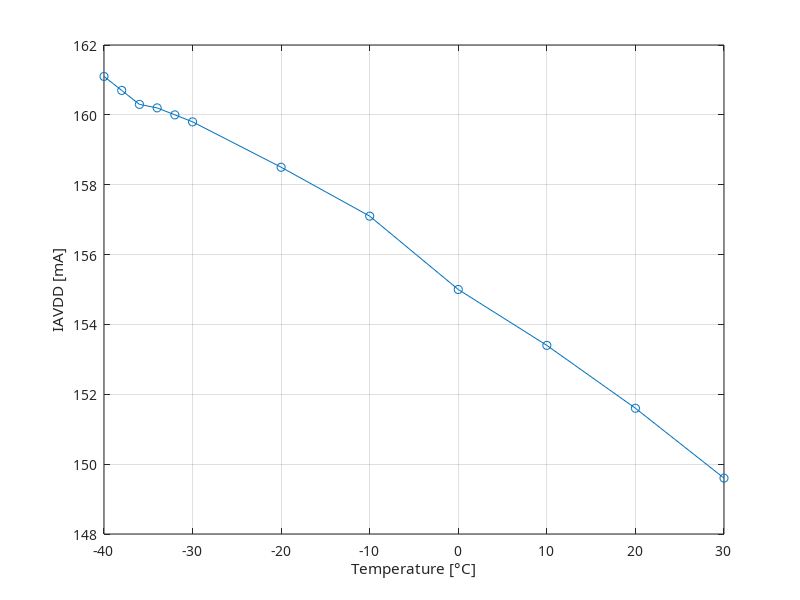
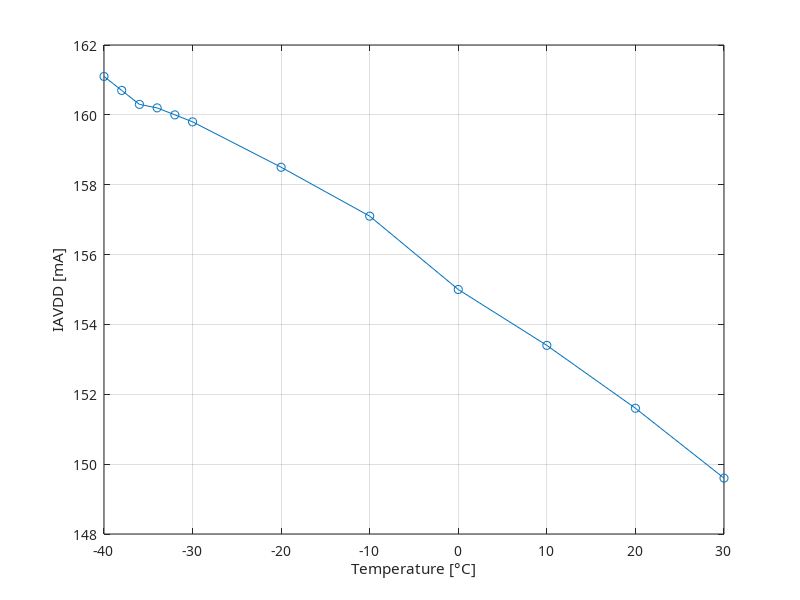
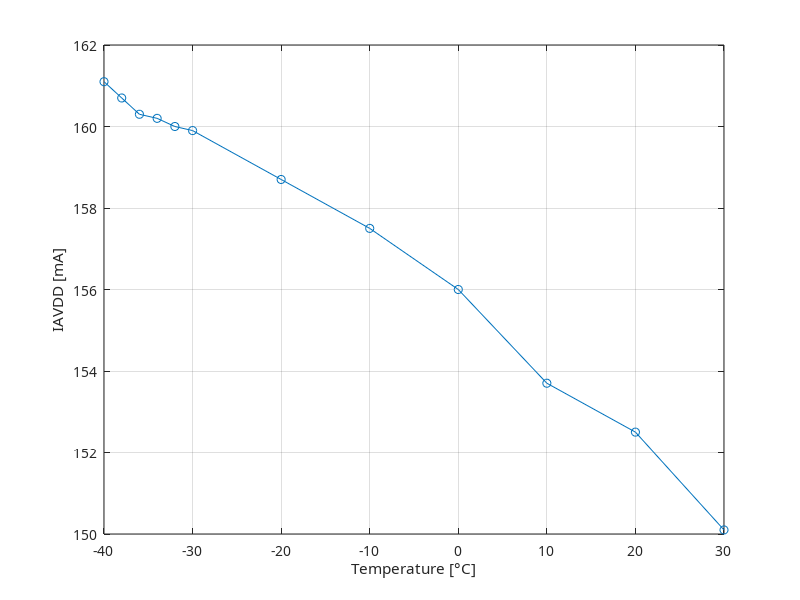
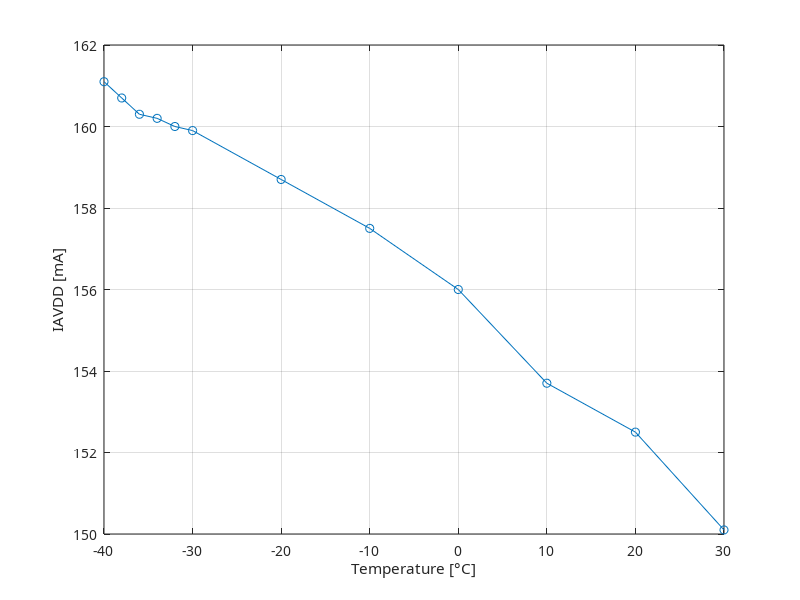

Source code (MATLAB) for these figures, in order:
%% IAVDD [mA] vs Temperature (CSAVREFGM: auto) (HRRR = 0011)

clear, clc;
f = figure('visible','off');

IAVDD_auto_0011 = flip([149.6 151.6 153.4 155.0 157.1 158.5 159.8 160.0 160.2 160.3 160.7 161.1]);
X_temp = [-40 -38 -36 -34 -32 -30 -20 -10 0 10 20 30]

plot(X_temp, IAVDD_auto_0011, '-o')
%title("IAVDD vs Temperature [CSAVrefGM: auto, HRRR = (0011)_2]");
xlabel('Temperature [°C]');
ylabel('IAVDD [mA]');
set(gcf, 'Color', 'w');
set(gca,'fontname','Computer Modern') 
grid on

savefig('fig/IAVDD_temp_CSAVREFGM_auto_HRRR_0011.fig')
exportgraphics(gcf,'pdf/IAVDD_temp_CSAVREFGM_auto_HRRR_0011.pdf','ContentType','vector');


%% IAVDD [mA] vs Temperature (CSAVREFGM: auto) (HRRR = 0111)

f = figure('visible','off');

IAVDD_auto_0111 = flip([150.1 152.5 153.7 156.0 157.5 158.7 159.9 160.0 160.2 160.3 160.7 161.1]);
X_temp = [-40 -38 -36 -34 -32 -30 -20 -10 0 10 20 30]

plot(X_temp, IAVDD_auto_0111, '-o')
%title("IAVDD vs Temperature [CSAVrefGM: auto, HRRR = (0111)_2]");
xlabel('Temperature [°C]');
ylabel('IAVDD [mA]');
set(gcf, 'Color', 'w');
set(gca,'fontname','Computer Modern') 
grid on

savefig('fig/IAVDD_temp_CSAVREFGM_auto_HRRR_0111.fig')
exportgraphics(gcf,'pdf/IAVDD_temp_CSAVREFGM_auto_HRRR_0111.pdf','ContentType','vector');


%% IAVDD [mA] vs Temperature (CSAVREFGM: 530mV)

f = figure('visible','off');

IAVDD_530mV = flip([150.7 152.3 153.8 155.3 156.7 158.0 159.3 160.0 160.3 160.5 160.2 160.6]);

plot(X_temp, IAVDD_530mV, '-o')
%title("IAVDD vs Temperature (CSAVrefGM: 530mV)");
xlabel('Temperature [°C]');
ylabel('IAVDD [mA]');
set(gcf, 'Color', 'w');
set(gca,'fontname','Computer Modern') 
grid on

savefig('fig/IAVDD_temp_CSAVREFGM_530mV.fig')
exportgraphics(gcf,'pdf/IAVDD_temp_CSAVREFGM_530mV.pdf','ContentType','vector');


%% IAVDD [mA] vs Temperature (CSAVREFGM: auto [HRRR = 0011, HRRR = 0111] vs 530mV)

f = figure('visible','off');

plot(X_temp, IAVDD_auto_0011, '-o', X_temp, IAVDD_auto_0111, '-o', X_temp, IAVDD_530mV, '-o')
%title("IAVDD vs Temperature");
xlabel('Temperature [°C]');
ylabel('IAVDD [mA]');
set(gcf, 'Color', 'w');
set(gca,'fontname','Computer Modern') 
grid on
legend('CSAVrefGM = auto [HRRR = (0011)_2]', 'CSAVrefGM = auto [HRRR = (0111)_2]', 'CSAVrefGM = 530mV','Location','northeast')

savefig('fig/IAVDD_temp_CSAVREFGM_auto-530mV.fig')
exportgraphics(gcf,'pdf/IAVDD_temp_CSAVREFGM_auto-530mV.pdf','ContentType','vector');
